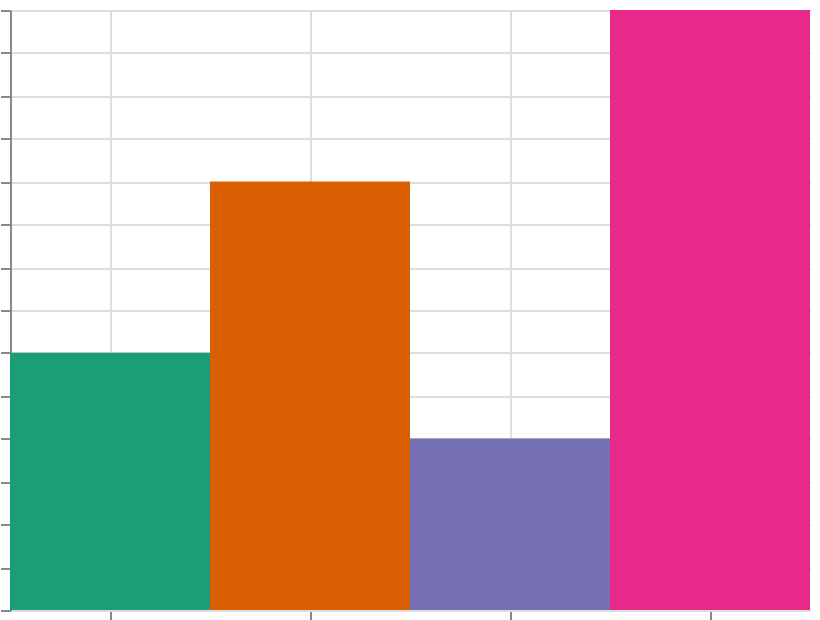

Express this chart as Vega-Lite.
### Vega specification from a JSON file in a GitHub repository (floating-point values rounded to 4 significant figures)
{"$schema": "https://vega.github.io/schema/vega/v6.json", "width": 400, "height": 300, "padding": 5, "autosize": "none", "data": [{"name": "table", "values": [{"cat": "A", "val": 3}, {"cat": "B", "val": 5}, {"cat": "C", "val": 2}, {"cat": "D", "val": 7}]}], "scales": [{"name": "x", "type": "band", "domain": {"data": "table", "field": "cat", "sort": true}, "range": "width"}, {"name": "y", "type": "linear", "domain": {"data": "table", "field": "val"}, "range": [{"signal": "height"}, 0], "zero": true, "nice": true}, {"name": "color", "type": "ordinal", "domain": {"data": "table", "field": "cat", "sort": true}, "scheme": "dark2"}], "marks": [{"type": "rect", "from": {"data": "table"}, "encode": {"update": {"x": {"scale": "x", "field": "cat"}, "width": {"scale": "x", "band": 1}, "y": {"scale": "y", "field": "val"}, "y2": {"scale": "y", "value": 0}, "fill": {"scale": "color", "field": "cat"}}}}], "axes": [{"scale": "x", "orient": "bottom", "grid": true, "labels": false}, {"scale": "y", "orient": "left", "grid": true, "labels": false}], "legends": [{"fill": "color"}]}
